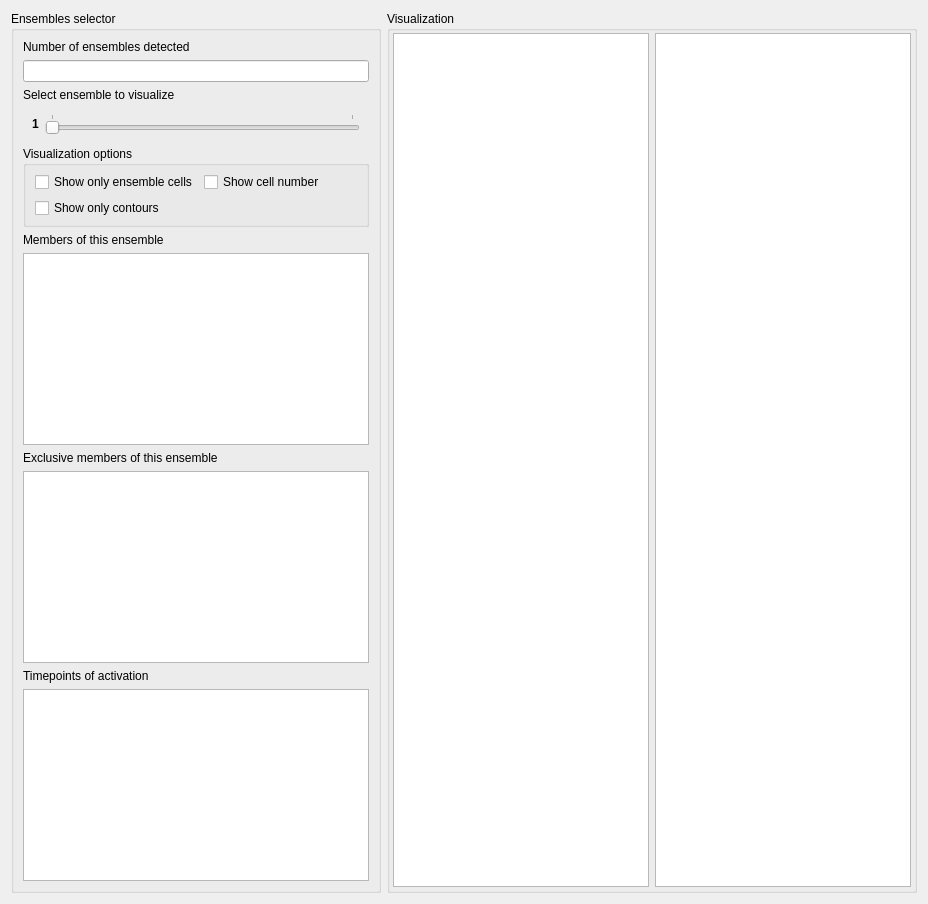
          <widget class="QWidget" name="tab_24">
           <attribute name="title">
            <string>General</string>
           </attribute>
           <layout class="QHBoxLayout" name="horizontalLayout_10">
            <item>
             <widget class="QGroupBox" name="groupBox_22">
              <property name="minimumSize">
               <size>
                <width>370</width>
                <height>0</height>
               </size>
              </property>
              <property name="maximumSize">
               <size>
                <width>370</width>
                <height>16777215</height>
               </size>
              </property>
              <property name="title">
               <string>Ensembles selector</string>
              </property>
              <layout class="QVBoxLayout" name="verticalLayout_27">
               <item>
                <widget class="QLabel" name="label_5">
                 <property name="text">
                  <string>Number of ensembles detected</string>
                 </property>
                </widget>
               </item>
               <item>
                <widget class="QLineEdit" name="ensvis_edit_numens">
                 <property name="alignment">
                  <set>Qt::AlignCenter</set>
                 </property>
                 <property name="readOnly">
                  <bool>true</bool>
                 </property>
                </widget>
               </item>
               <item>
                <widget class="QLabel" name="label_9">
                 <property name="text">
                  <string>Select ensemble to visualize</string>
                 </property>
                </widget>
               </item>
               <item>
                <widget class="QWidget" name="widget" native="true">
                 <layout class="QFormLayout" name="formLayout_8">
                  <property name="topMargin">
                   <number>6</number>
                  </property>
                  <property name="bottomMargin">
                   <number>6</number>
                  </property>
                  <item row="0" column="0">
                   <widget class="QLabel" name="ensvis_lbl_currentens">
                    <property name="font">
                     <font>
                      <bold>true</bold>
                     </font>
                    </property>
                    <property name="text">
                     <string>1</string>
                    </property>
                   </widget>
                  </item>
                  <item row="0" column="1">
                   <widget class="QSlider" name="envis_slide_selectedens">
                    <property name="enabled">
                     <bool>false</bool>
                    </property>
                    <property name="minimum">
                     <number>1</number>
                    </property>
                    <property name="maximum">
                     <number>2</number>
                    </property>
                    <property name="pageStep">
                     <number>1</number>
                    </property>
                    <property name="tracking">
                     <bool>false</bool>
                    </property>
                    <property name="orientation">
                     <enum>Qt::Horizontal</enum>
                    </property>
                    <property name="tickPosition">
                     <enum>QSlider::TicksAbove</enum>
                    </property>
                    <property name="tickInterval">
                     <number>1</number>
                    </property>
                   </widget>
                  </item>
                 </layout>
                </widget>
               </item>
               <item>
                <widget class="QGroupBox" name="groupBox_31">
                 <property name="title">
                  <string>Visualization options</string>
                 </property>
                 <layout class="QGridLayout" name="gridLayout_4">
                  <property name="topMargin">
                   <number>6</number>
                  </property>
                  <property name="bottomMargin">
                   <number>6</number>
                  </property>
                  <property name="verticalSpacing">
                   <number>6</number>
                  </property>
                  <item row="1" column="0">
                   <widget class="QCheckBox" name="ensvis_check_onlyens">
                    <property name="text">
                     <string>Show only ensemble cells</string>
                    </property>
                   </widget>
                  </item>
                  <item row="1" column="1">
                   <widget class="QCheckBox" name="ensvis_check_cellnum">
                    <property name="text">
                     <string>Show cell number</string>
                    </property>
                   </widget>
                  </item>
                  <item row="2" column="0">
                   <widget class="QCheckBox" name="ensvis_check_onlycont">
                    <property name="text">
                     <string>Show only contours</string>
                    </property>
                   </widget>
                  </item>
                 </layout>
                </widget>
               </item>
               <item>
                <widget class="QLabel" name="label_11">
                 <property name="text">
                  <string>Members of this ensemble</string>
                 </property>
                </widget>
               </item>
               <item>
                <widget class="QTextEdit" name="ensvis_edit_members">
                 <property name="readOnly">
                  <bool>true</bool>
                 </property>
                </widget>
               </item>
               <item>
                <widget class="QLabel" name="label_15">
                 <property name="text">
                  <string>Exclusive members of this ensemble</string>
                 </property>
                </widget>
               </item>
               <item>
                <widget class="QTextEdit" name="ensvis_edit_exclusive">
                 <property name="undoRedoEnabled">
                  <bool>true</bool>
                 </property>
                 <property name="readOnly">
                  <bool>true</bool>
                 </property>
                </widget>
               </item>
               <item>
                <widget class="QLabel" name="label_12">
                 <property name="text">
                  <string>Timepoints of activation</string>
                 </property>
                </widget>
               </item>
               <item>
                <widget class="QTextEdit" name="ensvis_edit_timepoints"/>
               </item>
              </layout>
             </widget>
            </item>
            <item>
             <widget class="QGroupBox" name="groupBox_24">
              <property name="title">
               <string>Visualization</string>
              </property>
              <layout class="QHBoxLayout" name="horizontalLayout_9">
               <property name="leftMargin">
                <number>3</number>
               </property>
               <property name="topMargin">
                <number>2</number>
               </property>
               <property name="rightMargin">
                <number>3</number>
               </property>
               <property name="bottomMargin">
                <number>3</number>
               </property>
               <item>
                <widget class="MatplotlibWidget" name="ensvis_plot_map"/>
               </item>
               <item>
                <widget class="MatplotlibWidget" name="ensvis_plot_raster"/>
               </item>
              </layout>
             </widget>
            </item>
           </layout>
          </widget>
